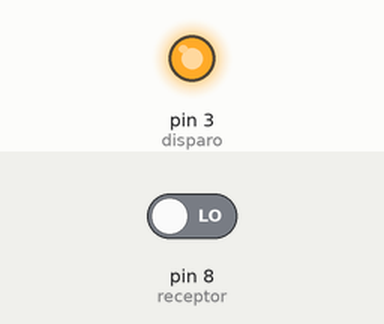
Simulated run of this sketch. Board: Arduino Uno, built with avr-gcc and run on an emulated ATmega328P. Shown: output pins drawn as LEDs (lit = HIGH). The inputs (shaded band) are chosen by the test bench; at power-on: pin 8 (receptor) LOW. What the sketch prints to the serial monitor is not drawn.

Above: at 0.1 s.
Timing chart, 0 to 1.6 s (numbered marks = the images above):
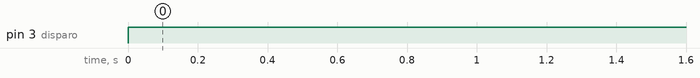

The sketch:

boborrro.ino
```cpp
int disparo=3;
int receptor=8;///int= entero
long tiempo;
long distancia;///para muchos decimales
//float para decimales

void setup(){
  pinMode(disparo,OUTPUT);///entrada
  pinMode(receptor,INPUT);////salida
  Serial.begin(9600);
 }

void loop() {
  // put your main code here, to run repeatedly:
  medir();
  Serial.println(distancia);///para imprimir print y println para saltar hacia otra cosa en el"Monitor serie"
  ////¿ serial .println para mandar mensajes
  delay(500);//5 sec
}

void medir(){
  digitalWrite(disparo,LOW); ///establilizar sensor
  delayMicroseconds(5);
  digitalWrite(disparo,HIGH);///prender HIGH, APAGAR LOW.      //eenvio del pulso ultrasonico
  delayMicroseconds(10);
  tiempo=pulseIn(receptor,HIGH);
  distancia=int(0.17*tiempo/10);///obtener distancia en "cm"
}


////tarea
  /////que es baudios
  //_/_/_/_los focos van acelerando mas rapido
///terminar esto
```

Measured:
- by itself, pin 3 (disparo): LOW → HIGH at 0.00 s
